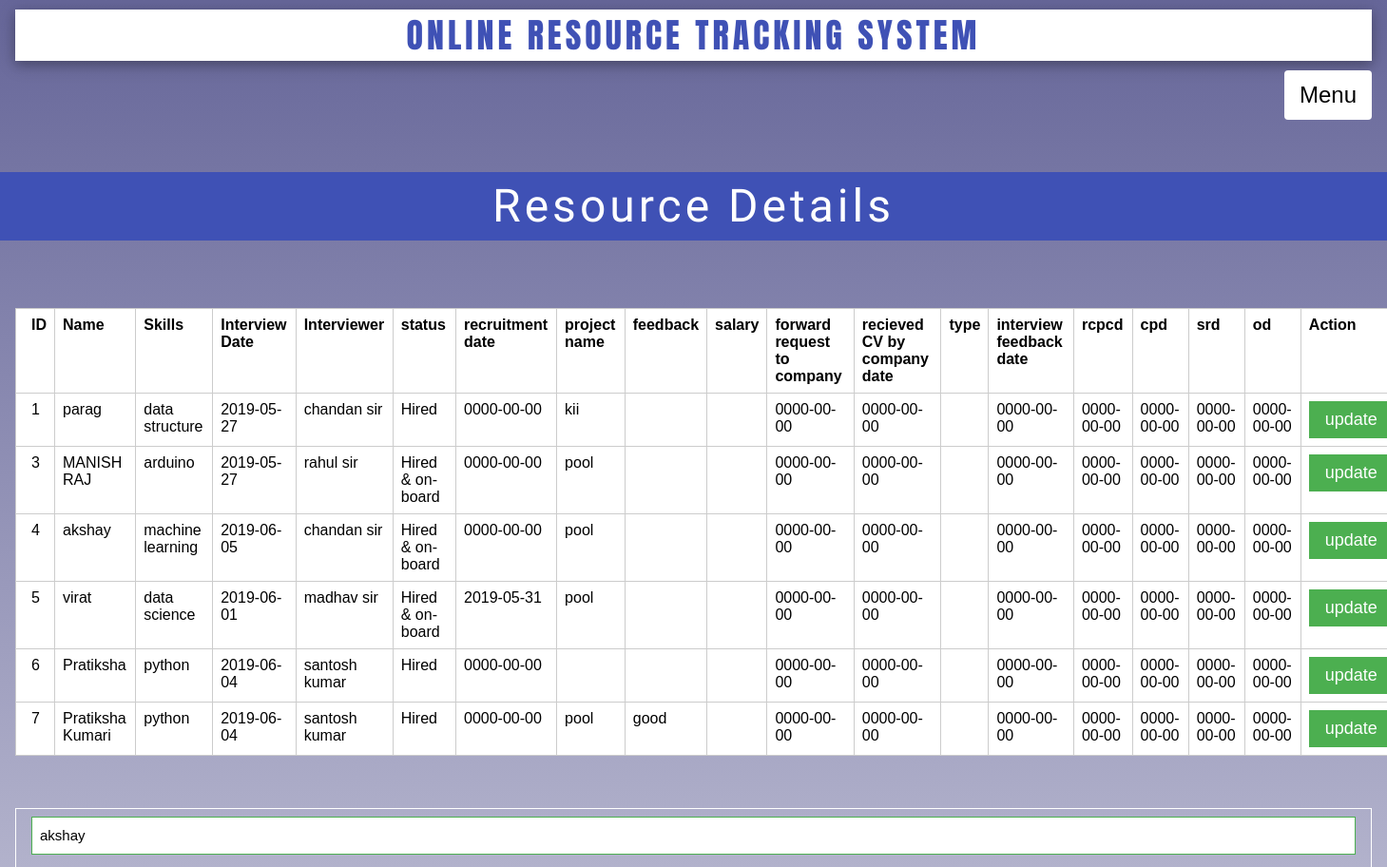
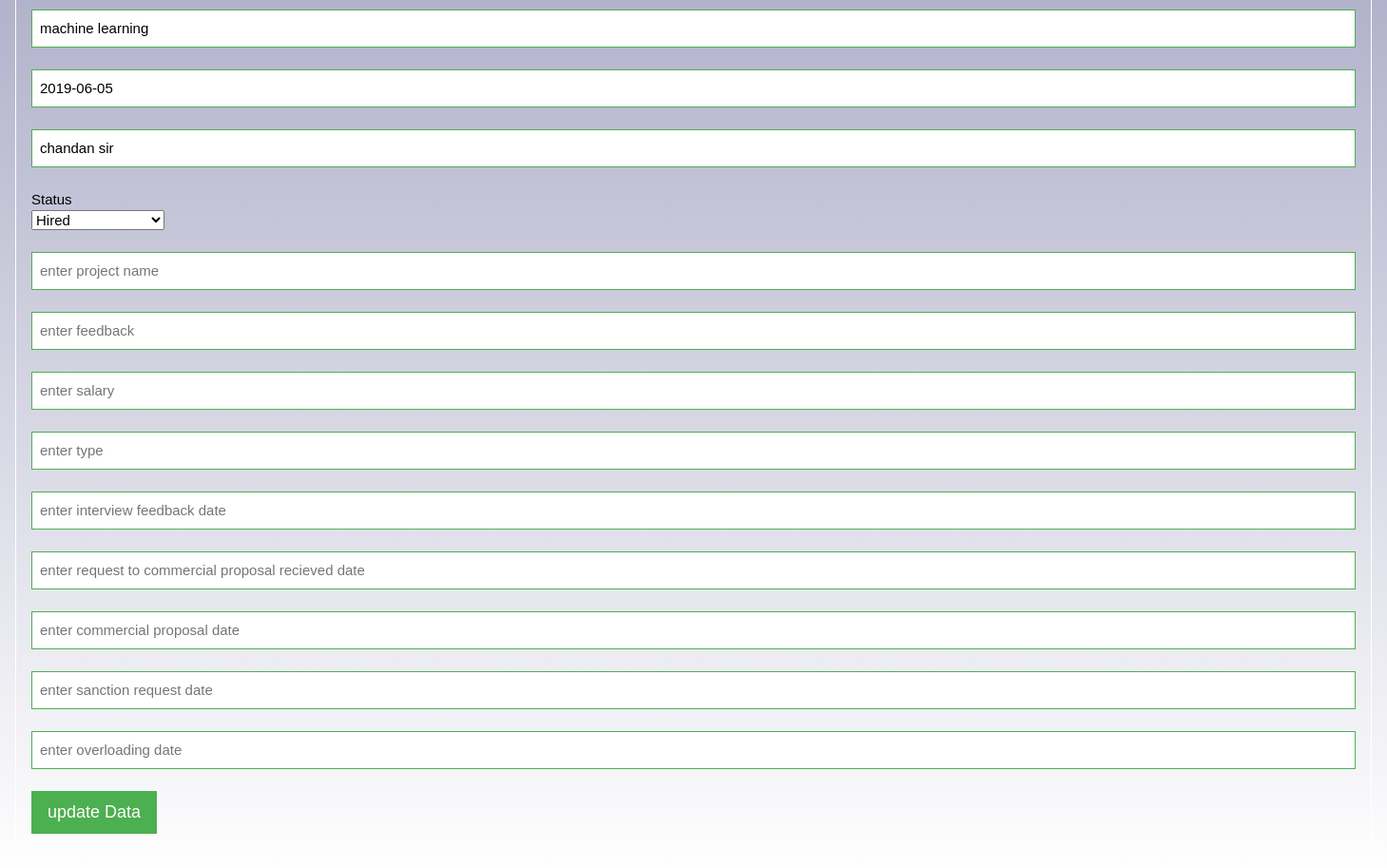
Page /res_track.php?edit=4 (signed in) on the committed database (2 pictures, top to bottom).
### tables this page shows
CREATE TABLE `records` (
  `id` int(100) NOT NULL,
  `name` varchar(100) NOT NULL,
  `status` varchar(100) NOT NULL,
  `rctdate` date NOT NULL,
  `pname` varchar(100) NOT NULL,
  `skills` varchar(100) NOT NULL,
  `intdate` date NOT NULL,
  `interviewer` varchar(100) NOT NULL,
  `feedback` varchar(100) NOT NULL,
  `salary` varchar(100) NOT NULL,
  `frcd` date NOT NULL,
  `rccd` date NOT NULL,
  `type` varchar(100) NOT NULL,
  `ifd` date NOT NULL,
  `rcpcd` date NOT NULL,
  `cpd` date NOT NULL,
  `srd` date NOT NULL,
  `od` date NOT NULL
);

### res_track.php (the view, shortened to what this page needs)
<?php
	require("links.php");
?>
<html>
<head>
</head>
<body class="bck">
	<div class="w3-container">
			<center><h1 class="w3-card-4 w3-wide w3-white w3-text-indigo font2">ONLINE RESOURCE TRACKING SYSTEM</h1></center>
			<a href="index.php" class="w3-btn w3-round w3-white w3-xlarge w3-right">Menu</a>
		</div>
			<center><h2 class="w3-indigo w3-xxxlarge font1 w3-wide">Resource Details</h2></center><br><br>
<?php
include ("resource1.php");
?>
<table class='w3-table tt w3-margin w3-border w3-white' border='1'><tr>
<th>ID</th>
<th>Name</th>
<th>Skills</th>
<th>Interview Date</th>
<th>Interviewer</th>
<th>status</th>
<th>recruitment date</th>
<th>project name</th>
<th>feedback</th>
<th>salary</th>
<th>forward request to company</th>
<th>recieved CV by company date</th>
<th>type</th>
<th>interview feedback date</th>
<th>rcpcd</th>
<th>cpd</th>
<th>srd</th>
<th>od</th>
<th>Action</th>
</tr>
<?php
$select="select * from records";
$run=mysqli_query($mysqli,$select);
while($row=mysqli_fetch_array($run))
{
$user_id=$row['id'];
$user_name=$row['name'];
$user_skills=$row['skills'];
$user_intdate=$row['intdate'];
$user_interviewer=$row['interviewer'];
$user_status=$row['status'];
$user_rctdate=$row['rctdate'];
$user_pname=$row['pname'];
$user_feedback=$row['feedback'];
$user_salary=$row['salary'];
$user_frcd=$row['frcd'];
$user_rccd=$row['rccd'];
$user_type=$row['type'];
$user_ifd=$row['ifd'];
$user_rcpcd=$row['rcpcd'];
$user_cpd=$row['cpd'];
$user_srd=$row['srd'];
$user_od=$row['od'];
if(($user_status=='Hired & on-board')&&($user_pname='pool'))
{
	$sql="INSERT INTO `resource_pool`(`res_no`, `name`, `skills`, `status`) VALUES ('$user_id','$user_name','$user_skills','Availaible')";
	$result=mysqli_query($mysqli,$sql);
}
?>
	<tr><td><?php echo $user_id ?></td>
	<td><?php echo $user_name ?></td>
	<td><?php echo $user_skills ?></td>
	<td><?php echo $user_intdate ?></td>
	<td><?php echo $user_interviewer ?></td>
	<td><?php echo $user_status?></td>
	<td><?php echo $user_rctdate ?></td>
	<td><?php echo $user_pname?></td>
	<td><?php echo $user_feedback ?></td>
	<td><?php echo $user_salary ?></td>
	<td><?php echo $user_frcd ?></td>
	<td><?php echo $user_rccd ?></td>
	<td><?php echo $user_type ?></td>
	<td><?php echo $user_ifd?></td>
	<td><?php echo $user_rcpcd ?></td>
	<td><?php echo $user_cpd?></td>
	<td><?php echo $user_srd ?></td>
	<td><?php echo $user_od ?></td>
	<td><a class='w3-btn w3-border w3-large w3-border-green w3-green' href='res_track.php?edit=<?php echo $user_id; ?>'>update</a></td>
	</tr>
<?php } ?>
</table>
<?php
	if(isset($_GET['edit'])){
	include("edit.php");
	}
	?>
<br>
</body>
</head>

### edit.php (shortened to what this page needs)
<?php
	if(isset($_GET['edit'])){
	$edit_id=$_GET['edit'];
$select="select * from records where id='$edit_id'";
$run=mysqli_query($mysqli,$select);
$row=mysqli_fetch_array($run);
$user_name=$row['name'];
$user_skills=$row['skills'];
$user_intdate=$row['intdate'];
$user_interviewer=$row['interviewer'];
?>
<br>
<form  class="w3-padding w3-margin w3-border w3-border-white" method="post" action="">
			<input type="text" name="u_name" class="w3-input w3-border w3-border-green" value="<?php echo $user_name;?>"/></br>
			<input type="text" name="u_skills" class="w3-input w3-border w3-border-green" value="<?php echo $user_skills;?>"/></br>
			<input type="text" name="u_intdate" class="w3-input w3-border w3-border-green" value="<?php echo $user_intdate;?>"/></br>
			<input type="text" name="u_interviewer" class="w3-input w3-border w3-border-green" value="<?php echo $user_interviewer;?>"/></br>
			Status<br/>
			<select name='u_status'>
				<option value='Hired'>Hired</option>
			</select>
			<br/><br/>
			<input type="text" name="u_pname" class="w3-input w3-border w3-border-green" placeholder="enter project name"/></br>
			<input type="text" name="u_feedback" class="w3-input w3-border w3-border-green" placeholder="enter feedback"/></br>
			<input type="text" name="u_salary" class="w3-input w3-border w3-border-green" placeholder="enter salary"/></br>
			<input type="text" name="u_type" class="w3-input w3-border w3-border-green" placeholder="enter type"/></br>
			<input type="text" name="u_ifd" class="w3-input w3-border w3-border-green" placeholder="enter interview feedback date"/></br>
			<input type="text" name="u_rcpcd" class="w3-input w3-border w3-border-green" placeholder="enter request to commercial proposal recieved date"/></br>
			<input type="text" name="u_cpd" class="w3-input w3-border w3-border-green" placeholder="enter commercial proposal date"/></br>
			<input type="text" name="u_srd" class="w3-input w3-border w3-border-green" placeholder="enter sanction request date"/></br>
			<input type="text" name="u_od" class="w3-input w3-border w3-border-green" placeholder="enter overloading date"/></br>
			<input type="submit" name="update" value="update Data" class="w3-btn w3-border w3-large w3-border-green w3-green"/>
		</form>
<?php
	}
?>

### w3.css (style rules this page uses)
html { box-sizing:border-box }
*,*:before,*:after { box-sizing:inherit }
html { -ms-text-size-adjust:100%;-webkit-text-size-adjust:100% }
body { margin:0 }
a { background-color:transparent;-webkit-text-decoration-skip:objects }
button,input,select,textarea { font:inherit;margin:0 }
button,input { overflow:visible }
button,select { text-transform:none }
button,html [type=button],[type=reset],[type=submit] { -webkit-appearance:button }
html,body { font-family:Verdana,sans-serif;font-size:15px;line-height:1.5 }
html { overflow-x:hidden }
h1 { font-size:36px }
h2 { font-size:30px }
h1,h2,h3,h4,h5,h6 { font-family:"Segoe UI",Arial,sans-serif;font-weight:400;margin:10px 0 }
.w3-wide { letter-spacing:4px }
a { color:inherit }
.w3-table,.w3-table-all { border-collapse:collapse;border-spacing:0;width:100%;display:table }
.w3-table td,.w3-table th,.w3-table-all td,.w3-table-all th { padding:8px 8px;display:table-cell;text-align:left;vertical-align:top }
.w3-table th:first-child,.w3-table td:first-child,.w3-table-all th:first-child,.w3-table-all td:first-child { padding-left:16px }
.w3-btn,.w3-button { border:none;display:inline-block;padding:8px 16px;vertical-align:middle;overflow:hidden;text-decoration:none;color:inherit;background-color:inherit;text-align:center;cursor:pointer;white-space:nowrap }
.w3-btn,.w3-button { -webkit-touch-callout:none;-webkit-user-select:none;-khtml-user-select:none;-moz-user-select:none;-ms-user-select:none;user-select:none }
.w3-input { padding:8px;display:block;border:none;border-bottom:1px solid #ccc;width:100% }
.w3-container:after,.w3-container:before,.w3-panel:after,.w3-panel:before,.w3-row:after,.w3-row:before,.w3-row-padding:after,.w3-row-padding:before, .w3-cell-row:before,.w3-cell-row:after,.w3-clear:after,.w3-clear:before,.w3-bar:before,.w3-bar:after { content:"";display:table;clear:both }
.w3-round,.w3-round-medium { border-radius:4px }
.w3-container,.w3-panel { padding:0.01em 16px }
.w3-card-4,.w3-hover-shadow:hover { box-shadow:0 4px 10px 0 rgba(0,0,0,0.2),0 4px 20px 0 rgba(0,0,0,0.19) }
.w3-large { font-size:18px!important }
.w3-xlarge { font-size:24px!important }
.w3-xxxlarge { font-size:48px!important }
.w3-border { border:1px solid #ccc!important }
.w3-margin { margin:16px!important }
.w3-padding { padding:8px 16px!important }
.w3-right { float:right!important }
.w3-green,.w3-hover-green:hover { color:#fff!important;background-color:#4CAF50!important }
.w3-indigo,.w3-hover-indigo:hover { color:#fff!important;background-color:#3f51b5!important }
.w3-white,.w3-hover-white:hover { color:#000!important;background-color:#fff!important }
.w3-text-indigo,.w3-hover-text-indigo:hover { color:#3f51b5!important }
.w3-border-green,.w3-hover-border-green:hover { border-color:#4CAF50!important }
.w3-border-white,.w3-hover-border-white:hover { border-color:#fff!important }

### res_track.php (style rules this page uses)
.bck { background: linear-gradient(to bottom, #666699 0%, #ffffff 100%); }
.font1 { font-family: 'Cute Font', cursive; }
.font2 { font-family: 'Anton', sans-serif; }
.tt { margin-right:30px; }

### rows in the picture
records: id "1", name "parag", skills "data structure", intdate "2019-05-27", interviewer "chandan sir", status "Hired", rctdate "0000-00-00", pname "kii", frcd "0000-00-00", rccd "0000-00-00", ifd "0000-00-00", rcpcd "0000-00-00", cpd "0000-00-00", srd "0000-00-00", od "0000-00-00"
records: id "3", name "MANISH RAJ", skills "arduino", intdate "2019-05-27", interviewer "rahul sir", status "Hired & on-board", rctdate "0000-00-00", user_pname "pool", frcd "0000-00-00", rccd "0000-00-00", ifd "0000-00-00", rcpcd "0000-00-00", cpd "0000-00-00", srd "0000-00-00", od "0000-00-00"
records: id "4", name "akshay", skills "machine learning", intdate "2019-06-05", interviewer "chandan sir", status "Hired & on-board", rctdate "0000-00-00", user_pname "pool", frcd "0000-00-00", rccd "0000-00-00", ifd "0000-00-00", rcpcd "0000-00-00", cpd "0000-00-00", srd "0000-00-00", od "0000-00-00", u_name "akshay", u_skills "machine learning", u_intdate "2019-06-05", u_interviewer "chandan sir"
records: id "5", name "virat", skills "data science", intdate "2019-06-01", interviewer "madhav sir", status "Hired & on-board", rctdate "2019-05-31", user_pname "pool", frcd "0000-00-00", rccd "0000-00-00", ifd "0000-00-00", rcpcd "0000-00-00", cpd "0000-00-00", srd "0000-00-00", od "0000-00-00"
records: id "6", name "Pratiksha", skills "python", intdate "2019-06-04", interviewer "santosh kumar", status "Hired", rctdate "0000-00-00", frcd "0000-00-00", rccd "0000-00-00", ifd "0000-00-00", rcpcd "0000-00-00", cpd "0000-00-00", srd "0000-00-00", od "0000-00-00"
records: id "7", name "Pratiksha Kumari", skills "python", intdate "2019-06-04", interviewer "santosh kumar", status "Hired", rctdate "0000-00-00", pname "pool", feedback "good", frcd "0000-00-00", rccd "0000-00-00", ifd "0000-00-00", rcpcd "0000-00-00", cpd "0000-00-00", srd "0000-00-00", od "0000-00-00"
